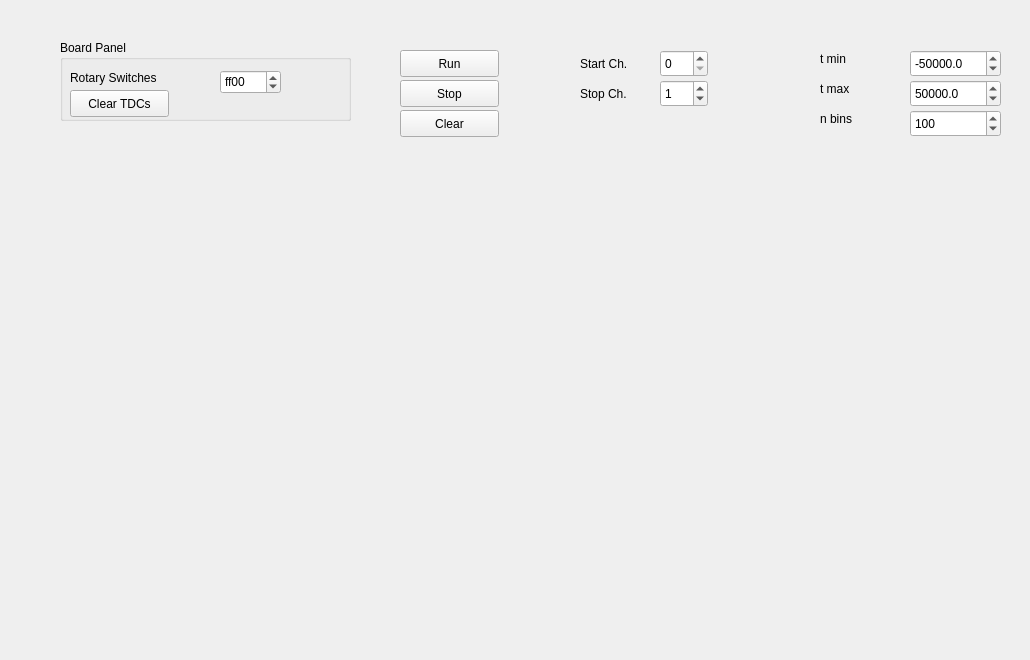
    <widget class="QWidget" name="tab_3">
     <attribute name="title">
      <string>TDC</string>
     </attribute>
     <widget class="QGroupBox" name="groupBox_3">
      <property name="geometry">
       <rect>
        <x>60</x>
        <y>40</y>
        <width>291</width>
        <height>81</height>
       </rect>
      </property>
      <property name="title">
       <string>Board Panel</string>
      </property>
      <widget class="QLabel" name="label_board_rotary_switches_tdc">
       <property name="geometry">
        <rect>
         <x>10</x>
         <y>30</y>
         <width>111</width>
         <height>16</height>
        </rect>
       </property>
       <property name="text">
        <string>Rotary Switches</string>
       </property>
      </widget>
      <widget class="QSpinBox" name="spinBox_rotary_switches_tdc">
       <property name="geometry">
        <rect>
         <x>160</x>
         <y>30</y>
         <width>61</width>
         <height>24</height>
        </rect>
       </property>
       <property name="inputMethodHints">
        <set>Qt::ImhDigitsOnly</set>
       </property>
       <property name="prefix">
        <string/>
       </property>
       <property name="maximum">
        <number>65535</number>
       </property>
       <property name="value">
        <number>65280</number>
       </property>
       <property name="displayIntegerBase">
        <number>16</number>
       </property>
      </widget>
      <widget class="QPushButton" name="pushButton_clear_tdc">
       <property name="geometry">
        <rect>
         <x>10</x>
         <y>50</y>
         <width>99</width>
         <height>27</height>
        </rect>
       </property>
       <property name="text">
        <string>Clear TDCs</string>
       </property>
      </widget>
     </widget>
     <widget class="QPushButton" name="pushButton_start_run">
      <property name="geometry">
       <rect>
        <x>400</x>
        <y>50</y>
        <width>99</width>
        <height>27</height>
       </rect>
      </property>
      <property name="text">
       <string>Run</string>
      </property>
     </widget>
     <widget class="QPushButton" name="pushButton_stop_run">
      <property name="geometry">
       <rect>
        <x>400</x>
        <y>80</y>
        <width>99</width>
        <height>27</height>
       </rect>
      </property>
      <property name="text">
       <string>Stop</string>
      </property>
     </widget>
     <widget class="QSpinBox" name="spinBox">
      <property name="geometry">
       <rect>
        <x>660</x>
        <y>50</y>
        <width>48</width>
        <height>27</height>
       </rect>
      </property>
     </widget>
     <widget class="QSpinBox" name="spinBox_2">
      <property name="geometry">
       <rect>
        <x>660</x>
        <y>80</y>
        <width>48</width>
        <height>27</height>
       </rect>
      </property>
      <property name="value">
       <number>1</number>
      </property>
     </widget>
     <widget class="QLabel" name="label_4">
      <property name="geometry">
       <rect>
        <x>580</x>
        <y>55</y>
        <width>67</width>
        <height>17</height>
       </rect>
      </property>
      <property name="text">
       <string>Start Ch.</string>
      </property>
     </widget>
     <widget class="QLabel" name="label_5">
      <property name="geometry">
       <rect>
        <x>580</x>
        <y>85</y>
        <width>67</width>
        <height>17</height>
       </rect>
      </property>
      <property name="text">
       <string>Stop Ch.</string>
      </property>
     </widget>
     <widget class="QCustomPlot" name="widget_qcp" native="true">
      <property name="geometry">
       <rect>
        <x>30</x>
        <y>150</y>
        <width>501</width>
        <height>501</height>
       </rect>
      </property>
     </widget>
     <widget class="QWidget" name="widget_bar_config" native="true">
      <property name="geometry">
       <rect>
        <x>770</x>
        <y>10</y>
        <width>251</width>
        <height>161</height>
       </rect>
      </property>
      <widget class="QDoubleSpinBox" name="doubleSpinBox_tmin">
       <property name="geometry">
        <rect>
         <x>140</x>
         <y>40</y>
         <width>91</width>
         <height>27</height>
        </rect>
       </property>
       <property name="decimals">
        <number>1</number>
       </property>
       <property name="minimum">
        <double>-100000.000000000000000</double>
       </property>
       <property name="maximum">
        <double>0.000000000000000</double>
       </property>
       <property name="singleStep">
        <double>0.200000000000000</double>
       </property>
       <property name="value">
        <double>-50000.000000000000000</double>
       </property>
      </widget>
      <widget class="QLabel" name="label_tmax">
       <property name="geometry">
        <rect>
         <x>50</x>
         <y>70</y>
         <width>67</width>
         <height>17</height>
        </rect>
       </property>
       <property name="text">
        <string>t max</string>
       </property>
      </widget>
      <widget class="QLabel" name="label_nbins">
       <property name="geometry">
        <rect>
         <x>50</x>
         <y>100</y>
         <width>67</width>
         <height>17</height>
        </rect>
       </property>
       <property name="text">
        <string>n bins</string>
       </property>
      </widget>
      <widget class="QSpinBox" name="spinBox_nbins">
       <property name="geometry">
        <rect>
         <x>140</x>
         <y>100</y>
         <width>91</width>
         <height>27</height>
        </rect>
       </property>
       <property name="minimum">
        <number>1</number>
       </property>
       <property name="maximum">
        <number>1000</number>
       </property>
       <property name="value">
        <number>100</number>
       </property>
      </widget>
      <widget class="QDoubleSpinBox" name="doubleSpinBox_tmax">
       <property name="geometry">
        <rect>
         <x>140</x>
         <y>70</y>
         <width>91</width>
         <height>27</height>
        </rect>
       </property>
       <property name="decimals">
        <number>1</number>
       </property>
       <property name="maximum">
        <double>100000.000000000000000</double>
       </property>
       <property name="singleStep">
        <double>0.200000000000000</double>
       </property>
       <property name="value">
        <double>50000.000000000000000</double>
       </property>
      </widget>
      <widget class="QLabel" name="label_tmin">
       <property name="geometry">
        <rect>
         <x>50</x>
         <y>40</y>
         <width>67</width>
         <height>17</height>
        </rect>
       </property>
       <property name="text">
        <string>t min</string>
       </property>
      </widget>
     </widget>
     <widget class="QPushButton" name="pushButton_clear_bars">
      <property name="geometry">
       <rect>
        <x>400</x>
        <y>110</y>
        <width>99</width>
        <height>27</height>
       </rect>
      </property>
      <property name="text">
       <string>Clear</string>
      </property>
     </widget>
    </widget>
